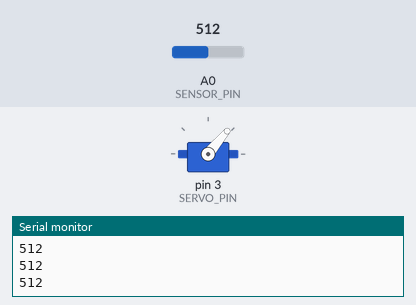
This sketch was run on a simulated Arduino Uno, built with avr-gcc and run on an emulated ATmega328P. On the bench: servo, the last lines printed to the serial monitor. The test bench sets the inputs (shaded band); at power-on: A0 (SENSOR_PIN) = 512.

Above: at 1.2 s.
1.3 s: A0 (SENSOR_PIN) set to 463
2.8 s: A0 (SENSOR_PIN) set to 439
At 3.3 s:
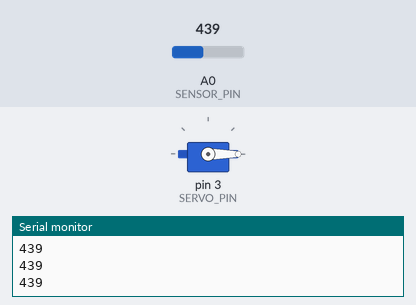
4.3 s: A0 (SENSOR_PIN) set to 460
At 5.5 s:
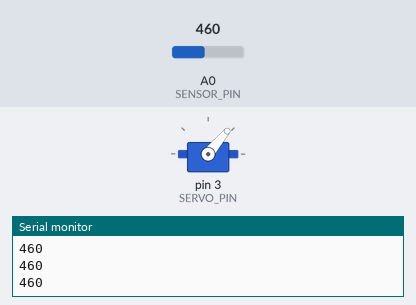
5.8 s: A0 (SENSOR_PIN) set to 440
At 6.8 s:
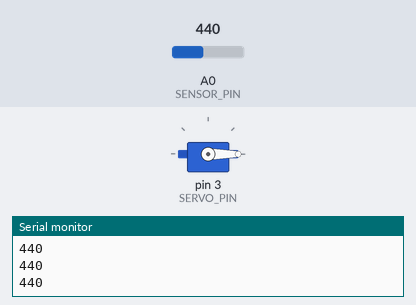
Timing chart, 0 to 8.3 s (numbered marks = the images above; inputs shaded):
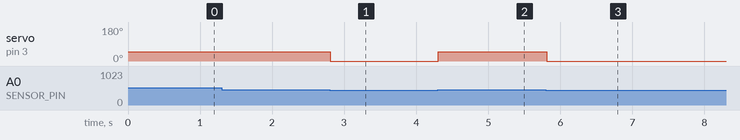

The sketch:

dinochrome_solver.ino
```cpp
#include <Servo.h>
#define SERVO_PIN 3
Servo spaceServo;

#define SENSOR_PIN A0

#define SERIAL_BAUD_RATE 9600

void setup() {
  Serial.begin(SERIAL_BAUD_RATE);
  spaceServo.attach(SERVO_PIN);
}

void loop() {
  int analogValue = analogRead(SENSOR_PIN);
  Serial.println(analogValue);
  if(analogValue > 450) {
    spaceServo.write(50);
  } else {
    spaceServo.write(0);
  }
}
```

Measured:
- the behaviour switches between 451 and 450 on A0 (SENSOR_PIN) (found by bisection; images 0 and 1)
- after the input at 2.8 s, servo on pin 3 (SERVO_PIN): 50° → 0° at once
- after the input at 4.3 s, servo on pin 3 (SERVO_PIN): 0° → 50° at once
- after the input at 5.8 s, servo on pin 3 (SERVO_PIN): 50° → 0° at once
